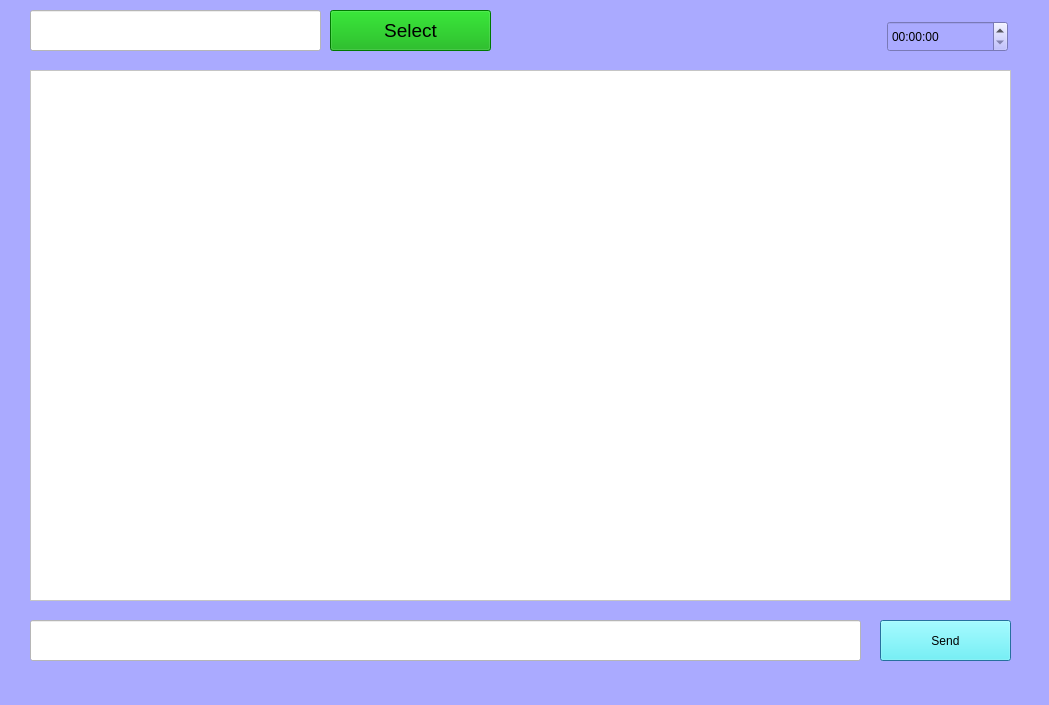
<?xml version="1.0" encoding="UTF-8"?>
<ui version="4.0">
 <class>Dialog</class>
 <widget class="QDialog" name="Dialog">
  <property name="geometry">
   <rect>
    <x>0</x>
    <y>0</y>
    <width>1049</width>
    <height>705</height>
   </rect>
  </property>
  <property name="windowTitle">
   <string>Dialog</string>
  </property>
  <property name="styleSheet">
   <string notr="true">background-color:rgb(170, 170, 255)</string>
  </property>
  <widget class="QPushButton" name="pushButton">
   <property name="geometry">
    <rect>
     <x>880</x>
     <y>620</y>
     <width>131</width>
     <height>41</height>
    </rect>
   </property>
   <property name="styleSheet">
    <string notr="true">background-color:rgb(85, 255, 255);
font: 75 14pt &quot;Arial&quot;;
</string>
   </property>
   <property name="text">
    <string>Send</string>
   </property>
  </widget>
  <widget class="QLineEdit" name="lineEdit">
   <property name="geometry">
    <rect>
     <x>30</x>
     <y>620</y>
     <width>831</width>
     <height>41</height>
    </rect>
   </property>
   <property name="font">
    <font>
     <family>Arial</family>
     <pointsize>20</pointsize>
    </font>
   </property>
   <property name="styleSheet">
    <string notr="true">background-color:rgb(255, 255, 255);
font: 20pt &quot;Arial&quot;;</string>
   </property>
   <property name="text">
    <string/>
   </property>
  </widget>
  <widget class="QScrollArea" name="scrollArea">
   <property name="geometry">
    <rect>
     <x>30</x>
     <y>70</y>
     <width>981</width>
     <height>531</height>
    </rect>
   </property>
   <property name="styleSheet">
    <string notr="true">background-color:rgb(255, 255, 255)</string>
   </property>
   <property name="widgetResizable">
    <bool>true</bool>
   </property>
   <widget class="QWidget" name="scrollAreaWidgetContents">
    <property name="geometry">
     <rect>
      <x>0</x>
      <y>0</y>
      <width>979</width>
      <height>529</height>
     </rect>
    </property>
   </widget>
  </widget>
  <widget class="QTimeEdit" name="timeEdit">
   <property name="geometry">
    <rect>
     <x>887</x>
     <y>21</y>
     <width>121</width>
     <height>31</height>
    </rect>
   </property>
  </widget>
  <widget class="QPushButton" name="select_button">
   <property name="geometry">
    <rect>
     <x>330</x>
     <y>10</y>
     <width>161</width>
     <height>41</height>
    </rect>
   </property>
   <property name="font">
    <font>
     <family>Arial</family>
     <pointsize>14</pointsize>
    </font>
   </property>
   <property name="styleSheet">
    <string notr="true">background-color:rgb(0, 170, 0)</string>
   </property>
   <property name="text">
    <string>Select</string>
   </property>
  </widget>
  <widget class="QLineEdit" name="account_select">
   <property name="geometry">
    <rect>
     <x>30</x>
     <y>10</y>
     <width>291</width>
     <height>41</height>
    </rect>
   </property>
   <property name="font">
    <font>
     <family>Arial</family>
     <pointsize>20</pointsize>
    </font>
   </property>
   <property name="styleSheet">
    <string notr="true">background-color:rgb(255, 255, 255);
font: 20pt &quot;Arial&quot;;</string>
   </property>
   <property name="text">
    <string/>
   </property>
  </widget>
 </widget>
 <resources/>
 <connections/>
</ui>
